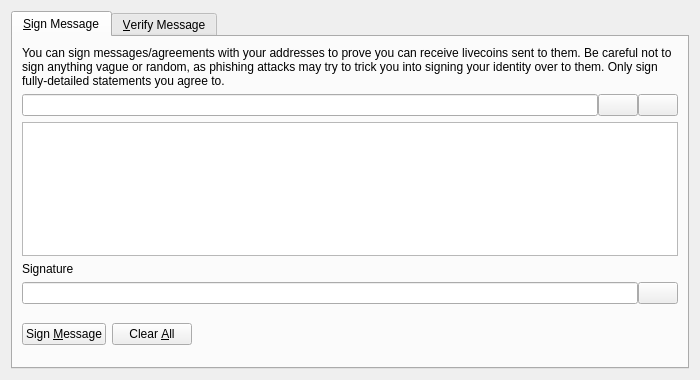
<?xml version="1.0" encoding="UTF-8"?>
<ui version="4.0">
 <class>SignVerifyMessageDialog</class>
 <widget class="QDialog" name="SignVerifyMessageDialog">
  <property name="geometry">
   <rect>
    <x>0</x>
    <y>0</y>
    <width>700</width>
    <height>380</height>
   </rect>
  </property>
  <property name="windowTitle">
   <string>Signatures - Sign / Verify a Message</string>
  </property>
  <property name="modal">
   <bool>true</bool>
  </property>
  <layout class="QVBoxLayout" name="verticalLayout">
   <item>
    <widget class="QTabWidget" name="tabWidget">
     <property name="currentIndex">
      <number>0</number>
     </property>
     <widget class="QWidget" name="tabSignMessage">
      <attribute name="title">
       <string>&amp;Sign Message</string>
      </attribute>
      <layout class="QVBoxLayout" name="verticalLayout_SM">
       <item>
        <widget class="QLabel" name="infoLabel_SM">
         <property name="text">
          <string>You can sign messages/agreements with your addresses to prove you can receive livecoins sent to them. Be careful not to sign anything vague or random, as phishing attacks may try to trick you into signing your identity over to them. Only sign fully-detailed statements you agree to.</string>
         </property>
         <property name="textFormat">
          <enum>Qt::PlainText</enum>
         </property>
         <property name="wordWrap">
          <bool>true</bool>
         </property>
        </widget>
       </item>
       <item>
        <layout class="QHBoxLayout" name="horizontalLayout_1_SM">
         <property name="spacing">
          <number>0</number>
         </property>
         <item>
          <widget class="QValidatedLineEdit" name="addressIn_SM">
           <property name="toolTip">
            <string>The Livecoin address to sign the message with</string>
           </property>
          </widget>
         </item>
         <item>
          <widget class="QPushButton" name="addressBookButton_SM">
           <property name="toolTip">
            <string>Choose previously used address</string>
           </property>
           <property name="text">
            <string/>
           </property>
           <property name="icon">
            <iconset resource="../livecoin.qrc">
             <normaloff>:/icons/address-book</normaloff>:/icons/address-book</iconset>
           </property>
           <property name="shortcut">
            <string>Alt+A</string>
           </property>
           <property name="autoDefault">
            <bool>false</bool>
           </property>
          </widget>
         </item>
         <item>
          <widget class="QPushButton" name="pasteButton_SM">
           <property name="toolTip">
            <string>Paste address from clipboard</string>
           </property>
           <property name="text">
            <string/>
           </property>
           <property name="icon">
            <iconset resource="../livecoin.qrc">
             <normaloff>:/icons/editpaste</normaloff>:/icons/editpaste</iconset>
           </property>
           <property name="shortcut">
            <string>Alt+P</string>
           </property>
           <property name="autoDefault">
            <bool>false</bool>
           </property>
          </widget>
         </item>
        </layout>
       </item>
       <item>
        <widget class="QPlainTextEdit" name="messageIn_SM">
         <property name="toolTip">
          <string>Enter the message you want to sign here</string>
         </property>
        </widget>
       </item>
       <item>
        <widget class="QLabel" name="signatureLabel_SM">
         <property name="text">
          <string>Signature</string>
         </property>
         <property name="textFormat">
          <enum>Qt::PlainText</enum>
         </property>
        </widget>
       </item>
       <item>
        <layout class="QHBoxLayout" name="horizontalLayout_2_SM">
         <property name="spacing">
          <number>0</number>
         </property>
         <item>
          <widget class="QLineEdit" name="signatureOut_SM">
           <property name="font">
            <font>
             <italic>true</italic>
            </font>
           </property>
           <property name="readOnly">
            <bool>true</bool>
           </property>
          </widget>
         </item>
         <item>
          <widget class="QPushButton" name="copySignatureButton_SM">
           <property name="toolTip">
            <string>Copy the current signature to the system clipboard</string>
           </property>
           <property name="text">
            <string/>
           </property>
           <property name="icon">
            <iconset resource="../livecoin.qrc">
             <normaloff>:/icons/editcopy</normaloff>:/icons/editcopy</iconset>
           </property>
           <property name="autoDefault">
            <bool>false</bool>
           </property>
          </widget>
         </item>
        </layout>
       </item>
       <item>
        <layout class="QHBoxLayout" name="horizontalLayout_3_SM">
         <item>
          <widget class="QPushButton" name="signMessageButton_SM">
           <property name="toolTip">
            <string>Sign the message to prove you own this Livecoin address</string>
           </property>
           <property name="text">
            <string>Sign &amp;Message</string>
           </property>
           <property name="icon">
            <iconset resource="../livecoin.qrc">
             <normaloff>:/icons/edit</normaloff>:/icons/edit</iconset>
           </property>
           <property name="autoDefault">
            <bool>false</bool>
           </property>
          </widget>
         </item>
         <item>
          <widget class="QPushButton" name="clearButton_SM">
           <property name="toolTip">
            <string>Reset all sign message fields</string>
           </property>
           <property name="text">
            <string>Clear &amp;All</string>
           </property>
           <property name="icon">
            <iconset resource="../livecoin.qrc">
             <normaloff>:/icons/remove</normaloff>:/icons/remove</iconset>
           </property>
           <property name="autoDefault">
            <bool>false</bool>
           </property>
          </widget>
         </item>
         <item>
          <spacer name="horizontalSpacer_1_SM">
           <property name="orientation">
            <enum>Qt::Horizontal</enum>
           </property>
           <property name="sizeHint" stdset="0">
            <size>
             <width>40</width>
             <height>48</height>
            </size>
           </property>
          </spacer>
         </item>
         <item>
          <widget class="QLabel" name="statusLabel_SM">
           <property name="font">
            <font>
             <weight>75</weight>
             <bold>true</bold>
            </font>
           </property>
           <property name="text">
            <string/>
           </property>
           <property name="wordWrap">
            <bool>true</bool>
           </property>
          </widget>
         </item>
         <item>
          <spacer name="horizontalSpacer_2_SM">
           <property name="orientation">
            <enum>Qt::Horizontal</enum>
           </property>
           <property name="sizeHint" stdset="0">
            <size>
             <width>40</width>
             <height>48</height>
            </size>
           </property>
          </spacer>
         </item>
        </layout>
       </item>
      </layout>
     </widget>
     <widget class="QWidget" name="tabVerifyMessage">
      <attribute name="title">
       <string>&amp;Verify Message</string>
      </attribute>
      <layout class="QVBoxLayout" name="verticalLayout_VM">
       <item>
        <widget class="QLabel" name="infoLabel_VM">
         <property name="text">
          <string>Enter the receiver's address, message (ensure you copy line breaks, spaces, tabs, etc. exactly) and signature below to verify the message. Be careful not to read more into the signature than what is in the signed message itself, to avoid being tricked by a man-in-the-middle attack. Note that this only proves the signing party receives with the address, it cannot prove sendership of any transaction!</string>
         </property>
         <property name="textFormat">
          <enum>Qt::PlainText</enum>
         </property>
         <property name="alignment">
          <set>Qt::AlignLeading|Qt::AlignLeft|Qt::AlignTop</set>
         </property>
         <property name="wordWrap">
          <bool>true</bool>
         </property>
        </widget>
       </item>
       <item>
        <layout class="QHBoxLayout" name="horizontalLayout_1_VM">
         <property name="spacing">
          <number>0</number>
         </property>
         <item>
          <widget class="QValidatedLineEdit" name="addressIn_VM">
           <property name="toolTip">
            <string>The Livecoin address the message was signed with</string>
           </property>
          </widget>
         </item>
         <item>
          <widget class="QPushButton" name="addressBookButton_VM">
           <property name="toolTip">
            <string>Choose previously used address</string>
           </property>
           <property name="text">
            <string/>
           </property>
           <property name="icon">
            <iconset resource="../livecoin.qrc">
             <normaloff>:/icons/address-book</normaloff>:/icons/address-book</iconset>
           </property>
           <property name="shortcut">
            <string>Alt+A</string>
           </property>
           <property name="autoDefault">
            <bool>false</bool>
           </property>
          </widget>
         </item>
        </layout>
       </item>
       <item>
        <widget class="QPlainTextEdit" name="messageIn_VM"/>
       </item>
       <item>
        <widget class="QValidatedLineEdit" name="signatureIn_VM"/>
       </item>
       <item>
        <layout class="QHBoxLayout" name="horizontalLayout_2_VM">
         <item>
          <widget class="QPushButton" name="verifyMessageButton_VM">
           <property name="toolTip">
            <string>Verify the message to ensure it was signed with the specified Livecoin address</string>
           </property>
           <property name="text">
            <string>Verify &amp;Message</string>
           </property>
           <property name="icon">
            <iconset resource="../livecoin.qrc">
             <normaloff>:/icons/transaction_0</normaloff>:/icons/transaction_0</iconset>
           </property>
           <property name="autoDefault">
            <bool>false</bool>
           </property>
          </widget>
         </item>
         <item>
          <widget class="QPushButton" name="clearButton_VM">
           <property name="toolTip">
            <string>Reset all verify message fields</string>
           </property>
           <property name="text">
            <string>Clear &amp;All</string>
           </property>
           <property name="icon">
            <iconset resource="../livecoin.qrc">
             <normaloff>:/icons/remove</normaloff>:/icons/remove</iconset>
           </property>
           <property name="autoDefault">
            <bool>false</bool>
           </property>
          </widget>
         </item>
         <item>
          <spacer name="horizontalSpacer_1_VM">
           <property name="orientation">
            <enum>Qt::Horizontal</enum>
           </property>
           <property name="sizeHint" stdset="0">
            <size>
             <width>40</width>
             <height>48</height>
            </size>
           </property>
          </spacer>
         </item>
         <item>
          <widget class="QLabel" name="statusLabel_VM">
           <property name="font">
            <font>
             <weight>75</weight>
             <bold>true</bold>
            </font>
           </property>
           <property name="text">
            <string/>
           </property>
           <property name="wordWrap">
            <bool>true</bool>
           </property>
          </widget>
         </item>
         <item>
          <spacer name="horizontalSpacer_2_VM">
           <property name="orientation">
            <enum>Qt::Horizontal</enum>
           </property>
           <property name="sizeHint" stdset="0">
            <size>
             <width>40</width>
             <height>48</height>
            </size>
           </property>
          </spacer>
         </item>
        </layout>
       </item>
      </layout>
     </widget>
    </widget>
   </item>
  </layout>
 </widget>
 <customwidgets>
  <customwidget>
   <class>QValidatedLineEdit</class>
   <extends>QLineEdit</extends>
   <header>qt/qvalidatedlineedit.h</header>
  </customwidget>
 </customwidgets>
 <resources>
  <include location="../livecoin.qrc"/>
 </resources>
 <connections/>
</ui>
